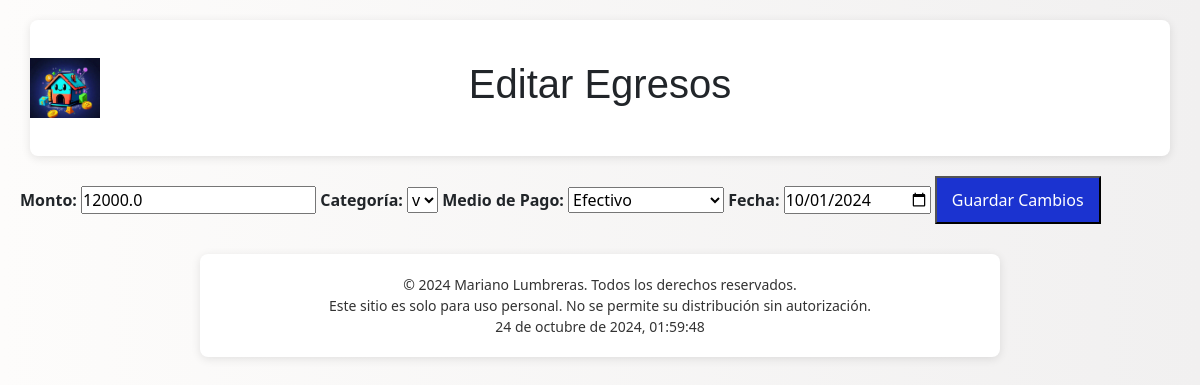
Before: /editar_egreso/1 (signed in) with the older database file.
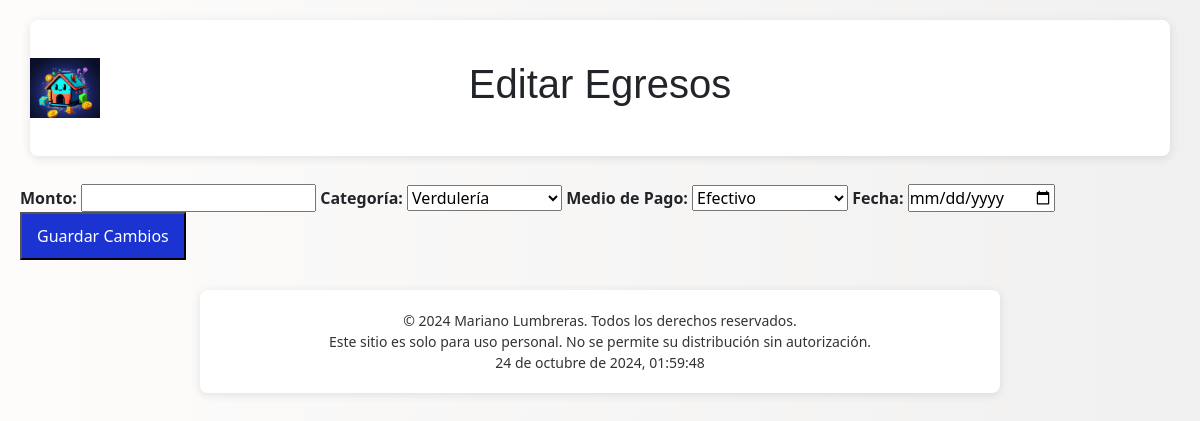
After: the same page with the newer database file.
### tables this page shows
CREATE TABLE transacciones (
            id INTEGER PRIMARY KEY AUTOINCREMENT,
            tipo TEXT,  -- 'Ingreso' o 'Egreso'
            monto REAL,
            categoria TEXT,
            medio_pago TEXT,
            banco TEXT,
            cuotas INTEGER,
            fecha_ultima_cuota TEXT,
            fecha TEXT,
            usuario_id INTEGER,
            FOREIGN KEY(usuario_id) REFERENCES usuarios(id)
        );

### app.py (the view, shortened to what this page needs)
@app.route('/editar_egreso/<int:id>', methods=['GET', 'POST'])
@login_required
def editar_egreso(id):
    egreso = database.obtener_transaccion_por_id(id, 'Egreso')
    categorias = database.obtener_categorias()
    bancos = database.obtener_bancos()
    return render_template('editar_egreso.html', egreso=egreso, categorias=categorias, bancos=bancos)

### app.py (called while the page is built)
@app.context_processor
def inject_user():
    return dict(current_user=current_user)

@login_manager.user_loader
def load_user(user_id):
    user = database.obtener_usuario_por_id(user_id)
    if user:
        return User(user[0], user[1], user[2])  # id, username, password
    return None

### database.py (called while the page is built)
def conectar():
    return sqlite3.connect('finanzas_caseras.db')

def obtener_categorias():
    conn = conectar()
    c = conn.cursor()
    c.execute('SELECT nombre FROM categorias')
    categorias = [row[0] for row in c.fetchall()]
    conn.close()
    return categorias

def obtener_bancos():
    conn = conectar()
    c = conn.cursor()
    c.execute('SELECT nombre FROM bancos')
    bancos = [row[0] for row in c.fetchall()]
    conn.close()
    return bancos

def obtener_usuario_por_id(user_id):
    conn = conectar()
    c = conn.cursor()
    c.execute("SELECT * FROM usuarios WHERE id = ?", (user_id,))
    user = c.fetchone()
    conn.close()
    return user

def obtener_transaccion_por_id(transaccion_id, tipo):
    conn = conectar()
    c = conn.cursor()
    c.execute("SELECT * FROM transacciones WHERE id = ? AND tipo = ?", (transaccion_id, tipo))
    transaccion = c.fetchone()
    conn.close()
    return transaccion

### templates/editar_egreso.html (shortened to what this page needs)
{% extends "base.html" %}
{% block page_title %}
Editar Egresos
{% endblock %}
{% block content %}
    <form method="POST">
        <label for="monto">Monto:</label>
        <input type="text" id="monto" name="monto" value="{{ egreso[2] }}" required>
        <label for="categoria">Categoría:</label>
        <select id="categoria" name="categoria">
            {% for categoria in categorias %}
                <option value="{{ categoria }}" {% if categoria == egreso[3] %}selected{% endif %}>{{ categoria }}</option>
            {% endfor %}
        </select>
        <label for="medio_pago">Medio de Pago:</label>
        <select id="medio_pago" name="medio_pago">
            <option value="Efectivo" {% if egreso[4] == 'Efectivo' %}selected{% endif %}>Efectivo</option>
        </select>
        <label for="fecha">Fecha:</label>
        <input type="date" id="fecha" name="fecha" value="{{ egreso[8] }}" required>
        <button type="submit">Guardar Cambios</button>
    </form>
    {% endblock %}

### templates/base.html (shortened to what this page needs)
<!DOCTYPE html>
<html lang="en">
<head>
    <link rel="stylesheet" href="{{ url_for('static', filename='style.css') }}">
    <link href="https://cdn.jsdelivr.net/npm/bootstrap@5.3.0/dist/css/bootstrap.min.css" rel="stylesheet">
    <link rel="stylesheet" href="https://cdnjs.cloudflare.com/ajax/libs/font-awesome/6.0.0-beta3/css/all.min.css">
</head>
<body>
    <div class="container position-relative">
        <div class="logo position-absolute start-0">
            <img src="{{ url_for('static', filename='logo_finanzas.jpeg') }}" alt="Logo" class="logo-image" style="height: 60px;">
        </div>
        <h1 class="text-center">{% block page_title %}{% endblock %}</h1>
    </div>
    {% block content %}{% endblock %}
    {% include 'footer.html' %}
</body>
</html>

### templates/footer.html (shortened to what this page needs)
<footer class="footer text-center">
    <div class="container">
        <p>&copy; 2024 Mariano Lumbreras. Todos los derechos reservados.</p>
        <p>Este sitio es solo para uso personal. No se permite su distribución sin autorización.</p>
        <p id="datetime" class="datetime"></p>
    </div>
</footer>

### static/style.css (style rules this page uses)
* { padding: 0%; margin: 0%; box-sizing: border-box; }
body { font-family: -apple-system, BlinkMacSystemFont, "Segoe UI", Roboto, "Helvetica Neue", Arial, sans-serif; background: linear-gradient(to right, #fdfcfb, #f1f0f0); padding: 20px; }
.logo { position: absolute; left: 15px; top: 50%; transform: translateY(-50%); }
.logo-image { max-width: 70px; height: auto; }
button { display: inline-block; background-color: #1b33d0; color: white; text-decoration: none; padding: 10px 15px; border-radius: 5px; transition: background-color 0.3s ease, transform 0.2s ease; }
form { margin-top: 20px; }
label { font-weight: bold; margin-top: 10px; }
h1 { font-family: 'Arial', sans-serif; color: #333; text-align: center; margin-bottom: 30px; font-size: 2rem; margin: 0; padding: 20px 0; }
.container { max-width: 800px; margin: auto; padding: 20px; background-color: white; border-radius: 8px; box-shadow: 0 2px 10px rgba(0, 0, 0, 0.1); }
.footer { background-color: linear-gradient(to right, #fdfcfb, #f1f0f0); padding: 10px 0; margin-top: 20px; text-align: center; }
.footer p { margin: 0; font-size: 14px; color: #333; }
.footer .container { max-width: 800px; margin: auto; }
.footer { background-color: linear-gradient(to right, #fdfcfb, #f1f0f0); padding: 10px 20px; margin-top: 20px; position: relative; }
.datetime { font-size: 14px; color: #333; }

Changed rows visible on the page:
removed transacciones: monto "12000.0", categoria "v", medio_pago "Efectivo", fecha "10/01/2024"
Other visible differences:
form field categoria: (not shown) → "Verdulería"
form field medio_pago: (not shown) → "Efectivo"
